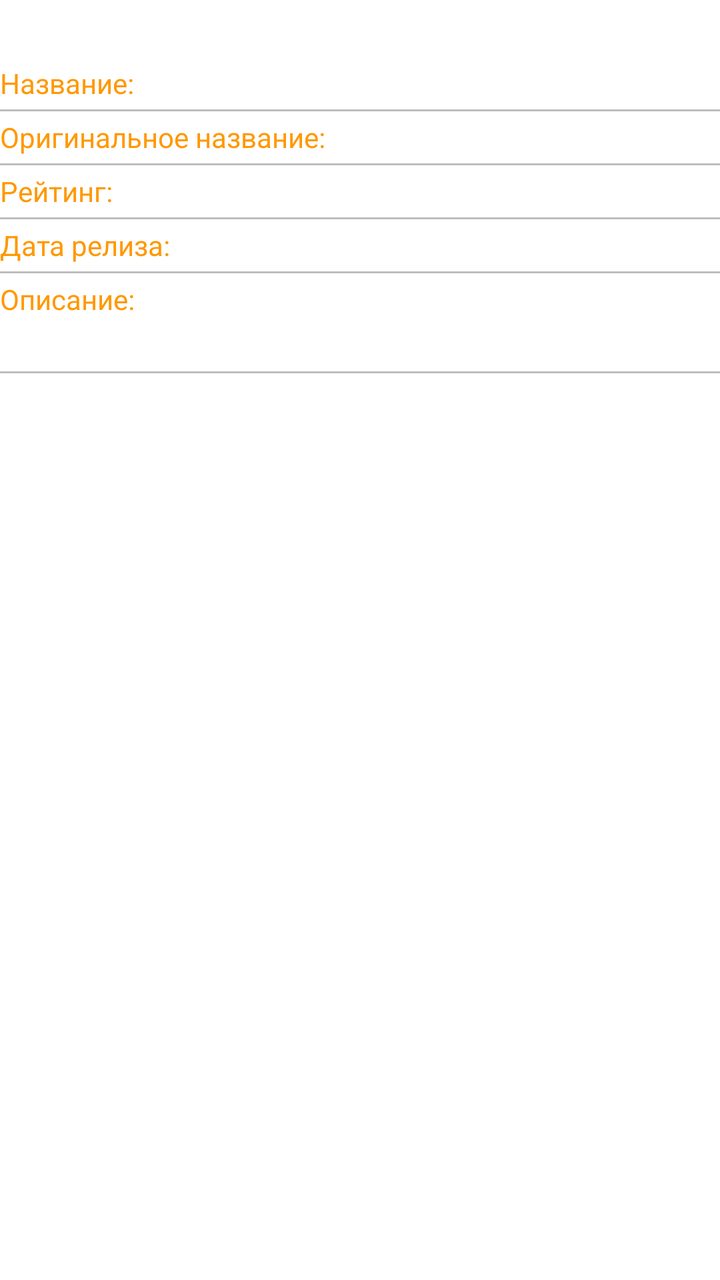
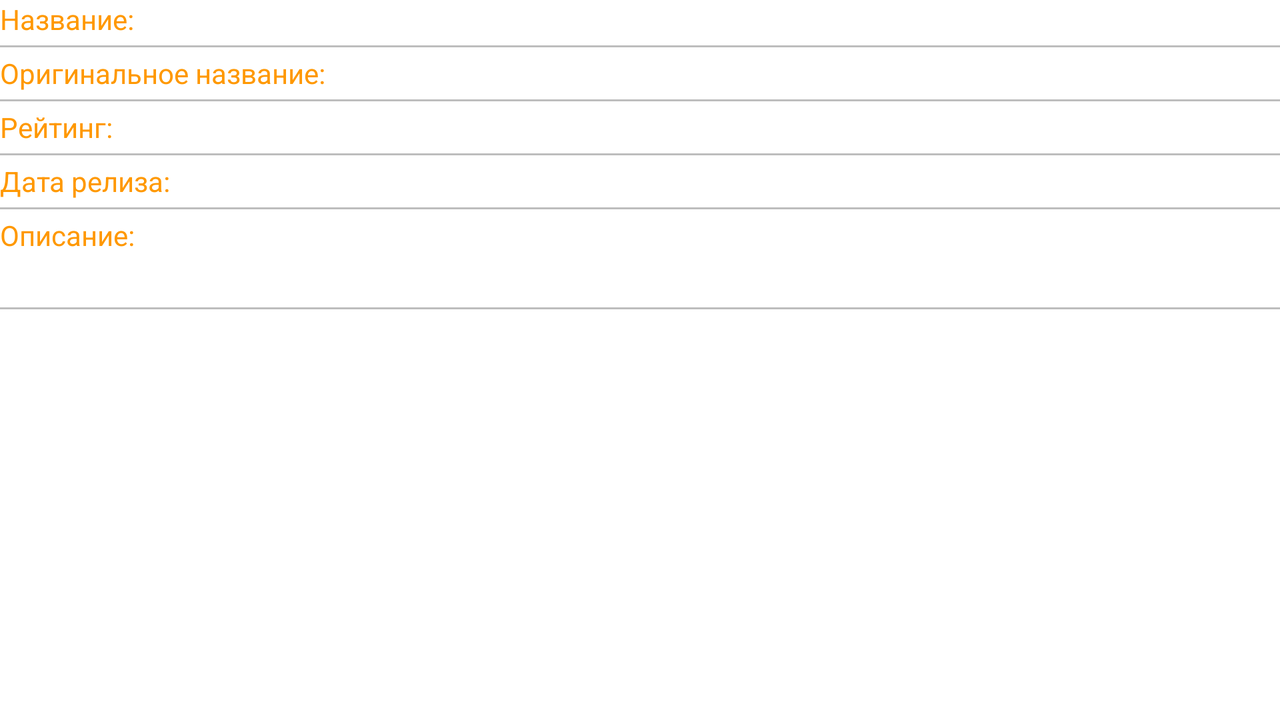

First picture: res/layout/ on a phone held upright. Second picture: the repository's own variant of that layout, on a device whose configuration matches the variant's folder. Source for both follows.
<!-- AndroidManifest.xml: application theme Theme.MyMovies -->
<!-- res/layout/activity_detail.xml -->
<?xml version="1.0" encoding="utf-8"?>
<ScrollView
    xmlns:android="http://schemas.android.com/apk/res/android"
    xmlns:app="http://schemas.android.com/apk/res-auto"
    xmlns:tools="http://schemas.android.com/tools"
    android:layout_width="match_parent"
    android:layout_height="match_parent">

    <androidx.constraintlayout.widget.ConstraintLayout
        android:layout_width="match_parent"
        android:layout_height="wrap_content"
        tools:context=".DetailActivity">

        <ImageView
            android:id="@+id/imageViewBigPoster"
            android:layout_width="0dp"
            android:layout_height="wrap_content"
            android:adjustViewBounds="true"
            android:contentDescription="@string/big_poster"
            app:layout_constraintEnd_toEndOf="parent"
            app:layout_constraintStart_toStartOf="parent"
            app:layout_constraintTop_toTopOf="parent"
            tools:srcCompat="@tools:sample/avatars" />

        <ImageView
            android:id="@+id/imageViewAddToFavourite"
            android:layout_width="60dp"
            android:layout_height="60dp"
            android:layout_marginEnd="16dp"
            android:onClick="onClickAddToFavourite"
            app:layout_constraintBottom_toBottomOf="@+id/imageViewBigPoster"
            app:layout_constraintEnd_toEndOf="parent"
            app:layout_constraintTop_toBottomOf="@+id/imageViewBigPoster"
            app:srcCompat="@drawable/favourite_remove" />

        <include
            layout="@layout/movie_info"
            android:layout_marginTop="32dp"
            android:layout_height="wrap_content"
            android:layout_width="match_parent"
            app:layout_constraintTop_toBottomOf="@id/imageViewBigPoster"
            app:layout_constraintStart_toStartOf="parent"
            app:layout_constraintEnd_toEndOf="parent"/>

    </androidx.constraintlayout.widget.ConstraintLayout>

</ScrollView>
<!-- res/layout/movie_info.xml (included above) -->
<?xml version="1.0" encoding="utf-8"?>
<androidx.constraintlayout.widget.ConstraintLayout xmlns:android="http://schemas.android.com/apk/res/android"
    xmlns:app="http://schemas.android.com/apk/res-auto"
    xmlns:tools="http://schemas.android.com/tools"
    android:layout_width="match_parent"
    android:layout_height="wrap_content">

    <androidx.constraintlayout.widget.Guideline
        android:id="@+id/guidelineVertical"
        android:layout_width="wrap_content"
        android:layout_height="wrap_content"
        android:orientation="vertical"
        app:layout_constraintGuide_percent="0.5" />

    <TextView
        style="@style/LabelStyle"
        android:id="@+id/textViewLabelTitle"
        android:layout_marginTop="0dp"
        android:layout_width="wrap_content"
        android:layout_height="wrap_content"
        android:text="@string/label_title"
        app:layout_constraintStart_toStartOf="parent"
        app:layout_constraintTop_toTopOf="parent" />

    <View
        style="@style/BorderStyle"
        app:layout_constraintStart_toStartOf="parent"
        app:layout_constraintEnd_toEndOf="parent"
        app:layout_constraintTop_toBottomOf="@id/textViewTitle"
        app:layout_constraintBottom_toTopOf="@id/textViewOriginalTitle"/>

    <TextView
        android:id="@+id/textViewTitle"
        android:layout_width="0dp"
        android:layout_height="wrap_content"
        app:layout_constraintEnd_toEndOf="parent"
        app:layout_constraintStart_toStartOf="@+id/guidelineVertical"
        app:layout_constraintTop_toTopOf="parent" />


    <TextView
        style="@style/LabelStyle"
        android:id="@+id/textViewLabelOriginalName"
        android:layout_width="wrap_content"
        android:layout_height="wrap_content"
        android:layout_marginTop="8dp"
        android:text="@string/label_original_title"
        app:layout_constraintStart_toStartOf="parent"
        app:layout_constraintTop_toBottomOf="@+id/textViewTitle" />

    <TextView
        android:id="@+id/textViewOriginalTitle"
        android:layout_width="0dp"
        android:layout_height="wrap_content"
        android:layout_marginTop="8dp"
        app:layout_constraintEnd_toEndOf="parent"
        app:layout_constraintStart_toStartOf="@+id/guidelineVertical"
        app:layout_constraintTop_toBottomOf="@+id/textViewTitle" />

    <View
        style="@style/BorderStyle"
        app:layout_constraintStart_toStartOf="parent"
        app:layout_constraintEnd_toEndOf="parent"
        app:layout_constraintTop_toBottomOf="@id/textViewOriginalTitle"
        app:layout_constraintBottom_toTopOf="@id/textViewRate"/>

    <TextView
        style="@style/LabelStyle"
        android:id="@+id/textViewLabelRate"
        android:layout_width="wrap_content"
        android:layout_height="wrap_content"
        android:layout_marginTop="8dp"
        android:text="@string/label_rate"
        app:layout_constraintStart_toStartOf="parent"
        app:layout_constraintTop_toBottomOf="@+id/textViewOriginalTitle" />

    <TextView
        android:id="@+id/textViewRate"
        android:layout_width="0dp"
        android:layout_height="wrap_content"
        android:layout_marginTop="8dp"
        app:layout_constraintEnd_toEndOf="parent"
        app:layout_constraintStart_toStartOf="@+id/guidelineVertical"
        app:layout_constraintTop_toBottomOf="@+id/textViewOriginalTitle" />

    <View
        style="@style/BorderStyle"
        app:layout_constraintStart_toStartOf="parent"
        app:layout_constraintEnd_toEndOf="parent"
        app:layout_constraintTop_toBottomOf="@id/textViewRate"
        app:layout_constraintBottom_toTopOf="@id/textViewReleaseDate"/>

    <TextView
        style="@style/LabelStyle"
        android:id="@+id/textViewLabelReleaseDate"
        android:layout_width="wrap_content"
        android:layout_height="wrap_content"
        android:layout_marginTop="8dp"
        android:text="@string/label_release_date"
        app:layout_constraintStart_toStartOf="parent"
        app:layout_constraintTop_toBottomOf="@+id/textViewRate" />

    <TextView
        android:id="@+id/textViewReleaseDate"
        android:layout_width="0dp"
        android:layout_height="wrap_content"
        android:layout_marginTop="8dp"
        app:layout_constraintEnd_toEndOf="parent"
        app:layout_constraintStart_toStartOf="@+id/guidelineVertical"
        app:layout_constraintTop_toBottomOf="@+id/textViewRate" />

    <View
        style="@style/BorderStyle"
        app:layout_constraintStart_toStartOf="parent"
        app:layout_constraintEnd_toEndOf="parent"
        app:layout_constraintTop_toBottomOf="@id/textViewReleaseDate"
        app:layout_constraintBottom_toTopOf="@id/textViewLabelOverview"/>

    <TextView
        style="@style/LabelStyle"
        android:id="@+id/textViewLabelOverview"
        android:layout_width="wrap_content"
        android:layout_height="wrap_content"
        android:layout_marginTop="8dp"
        android:text="@string/label_overview"
        app:layout_constraintStart_toStartOf="parent"
        app:layout_constraintTop_toBottomOf="@+id/textViewLabelReleaseDate" />

    <TextView
        android:id="@+id/textViewOverview"
        android:layout_width="wrap_content"
        android:layout_height="wrap_content"
        android:layout_marginTop="8dp"
        app:layout_constraintStart_toStartOf="parent"
        app:layout_constraintTop_toBottomOf="@+id/textViewLabelOverview" />

    <View
        style="@style/BorderStyle"
        app:layout_constraintStart_toStartOf="parent"
        app:layout_constraintEnd_toEndOf="parent"
        app:layout_constraintTop_toBottomOf="@id/textViewOverview"
        app:layout_constraintBottom_toTopOf="@id/recyclerViewTrailer"/>

    <androidx.recyclerview.widget.RecyclerView
        android:id="@+id/recyclerViewTrailer"
        android:nestedScrollingEnabled="false"
        android:layout_width="match_parent"
        android:layout_height="wrap_content"
        app:layout_constraintEnd_toEndOf="parent"
        app:layout_constraintStart_toStartOf="parent"
        app:layout_constraintTop_toBottomOf="@id/textViewOverview" />

    <androidx.recyclerview.widget.RecyclerView
        android:id="@+id/recyclerViewReviews"
        android:layout_width="match_parent"
        android:layout_height="wrap_content"
        android:nestedScrollingEnabled="false"
        app:layout_constraintEnd_toEndOf="parent"
        app:layout_constraintStart_toStartOf="parent"
        app:layout_constraintTop_toBottomOf="@id/recyclerViewTrailer" />

</androidx.constraintlayout.widget.ConstraintLayout>
<!-- resources referenced by this layout -->
<resources>
  <string name="big_poster">Big poster</string>
  <string name="label_original_title">Оригинальное название:</string>
  <string name="label_overview">Описание:</string>
  <string name="label_rate">Рейтинг:</string>
  <string name="label_release_date">Дата релиза:</string>
  <string name="label_title">Название:</string>
  <style name="BorderStyle">
          <item name="android:layout_height">1dp</item>
          <item name="android:layout_width">0dp</item>
          <item name="android:background">@color/colorLightGrey</item>
      </style>
  <style name="LabelStyle">
          <item name="android:layout_marginTop">8dp</item>
          <item name="android:textColor">@color/colorOrange</item>
          <item name="android:textSize">@dimen/text_size_labels</item>
      </style>
  <style name="Theme.MyMovies" parent="Theme.MaterialComponents.DayNight.DarkActionBar">
          
          <item name="colorPrimary">@color/black</item>
          <item name="colorPrimaryVariant">@color/black</item>
          <item name="colorOnPrimary">@color/black</item>
          
          <item name="colorSecondary">@color/teal_200</item>
          <item name="colorSecondaryVariant">@color/teal_700</item>
          <item name="colorOnSecondary">@color/black</item>
          
          <item name="android:statusBarColor" tools:targetApi="l">?attr/colorPrimaryVariant</item>
          
      </style>
  <color name="colorLightGrey">#bdbdbd</color>
  <color name="colorOrange">#FF9800</color>
  <dimen name="text_size_labels">14sp</dimen>
  <color name="black">#FF000000</color>
  <color name="teal_200">#FF03DAC5</color>
  <color name="teal_700">#FF018786</color>
</resources>
<!-- res/layout-land/activity_detail.xml (the repository's variant of the layout above) -->
<!-- drawn on the phone turned sideways -->
<?xml version="1.0" encoding="utf-8"?>
<androidx.constraintlayout.widget.ConstraintLayout xmlns:android="http://schemas.android.com/apk/res/android"
    xmlns:app="http://schemas.android.com/apk/res-auto"
    xmlns:tools="http://schemas.android.com/tools"
    android:layout_width="match_parent"
    android:layout_height="match_parent">

    <ImageView
        android:id="@+id/imageViewBigPoster"
        android:layout_width="0dp"
        android:layout_height="wrap_content"
        android:adjustViewBounds="true"
        android:contentDescription="@string/big_poster"
        app:layout_constraintStart_toStartOf="parent"
        app:layout_constraintTop_toTopOf="parent"
        tools:srcCompat="@tools:sample/avatars" />

    <ImageView
        android:id="@+id/imageViewAddToFavourite"
        android:layout_width="40dp"
        android:layout_height="40dp"
        android:layout_marginEnd="16dp"
        android:layout_marginTop="16dp"
        android:onClick="onClickAddToFavourite"
        app:layout_constraintTop_toTopOf="parent"
        app:layout_constraintEnd_toEndOf="@+id/imageViewBigPoster"
        app:srcCompat="@drawable/favourite_remove" />

    <ScrollView
        android:layout_width="0dp"
        android:layout_height="0dp"
        app:layout_constraintBottom_toBottomOf="parent"
        app:layout_constraintEnd_toEndOf="parent"
        app:layout_constraintStart_toEndOf="@id/imageViewBigPoster"
        app:layout_constraintTop_toTopOf="parent">


        <include
            android:id="@+id/movieInfo"
            layout="@layout/movie_info"
            android:layout_width="match_parent"
            android:layout_height="wrap_content"/>

    </ScrollView>

</androidx.constraintlayout.widget.ConstraintLayout>
